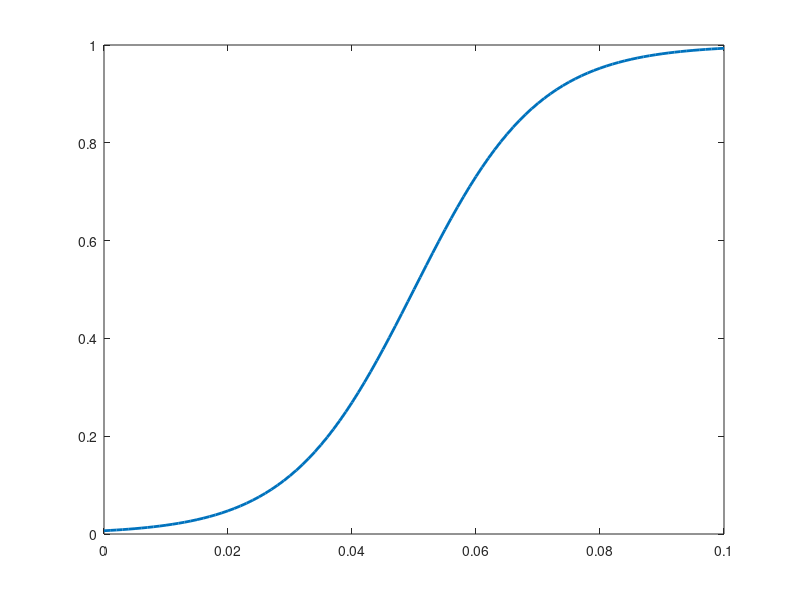

Write MATLAB code to recreate this figure.
clc;
close all;
clear;


x = 0:0.001:0.1;
y = 1 - 1 ./ (1 + exp(100*(x-0.05)) );
figure;
plot(x,y, 'LineWidth',2);
return;